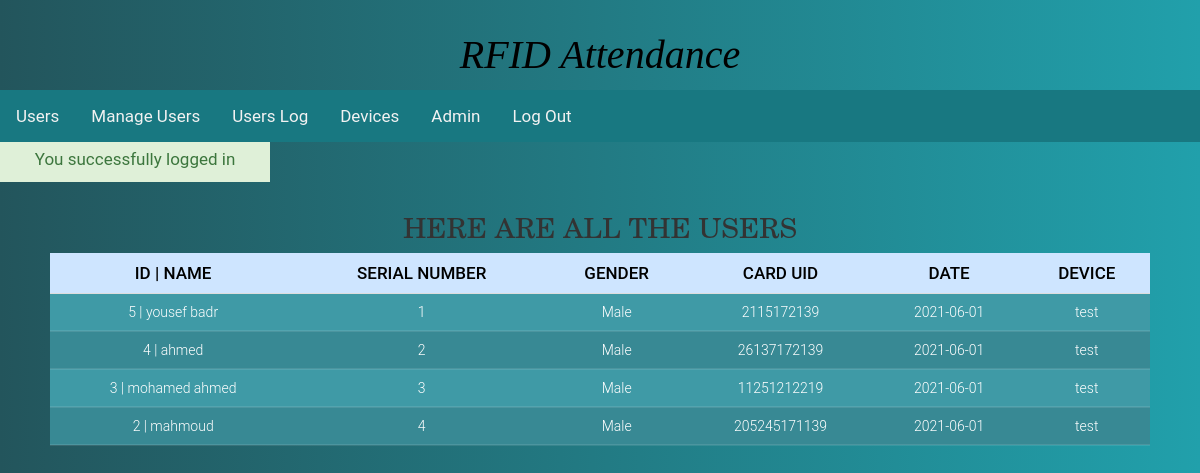
Screenshot of /index.php?login=success (signed in) with the database file from the repository.
### tables this page shows
CREATE TABLE `users` (
  `id` int(11) NOT NULL,
  `username` varchar(30) NOT NULL DEFAULT 'None',
  `serialnumber` double NOT NULL DEFAULT 0,
  `gender` varchar(10) NOT NULL DEFAULT 'None',
  `email` varchar(50) NOT NULL DEFAULT 'None',
  `card_uid` varchar(30) NOT NULL,
  `card_select` tinyint(1) NOT NULL DEFAULT 0,
  `user_date` date NOT NULL,
  `device_uid` varchar(20) NOT NULL DEFAULT '0',
  `device_dep` varchar(20) NOT NULL DEFAULT '0',
  `temp_degree` text NOT NULL,
  `add_card` tinyint(1) NOT NULL DEFAULT 0
);

### index.php (the view, shortened to what this page needs)
<!DOCTYPE html>
<html>
<head>
    <link rel="stylesheet" type="text/css" href="css/Users.css">
</head>
<body>
<?php include'header.php'; ?>
<main>
<section>
  <h1 class="slideInDown animated">Here are all the Users</h1>
  <div class="table-responsive slideInRight animated" style="max-height: 400px;">
    <table class="table">
      <thead class="table-primary">
        <tr>
          <th>ID | Name</th>
          <th>Serial Number</th>
          <th>Gender</th>
          <th>Card UID</th>
          <th>Date</th>
          <th>Device</th>
        </tr>
      </thead>
      <tbody class="table-secondary">
        <?php
          require'connectDB.php';
            $sql = "SELECT * FROM users WHERE add_card=1 ORDER BY id DESC";
            $result = mysqli_stmt_init($conn);
            if (!mysqli_stmt_prepare($result, $sql)) {
                echo '<p class="error">SQL Error</p>';
            }
            else{
                mysqli_stmt_execute($result);
                $resultl = mysqli_stmt_get_result($result);
              if (mysqli_num_rows($resultl) > 0){
                  while ($row = mysqli_fetch_assoc($resultl)){
          ?>
                      <TR>
                      <TD><?php echo $row['id']; echo" | "; echo $row['username'];?></TD>
                      <TD><?php echo $row['serialnumber'];?></TD>
                      <TD><?php echo $row['gender'];?></TD>
                      <TD><?php echo $row['card_uid'];?></TD>
                      <TD><?php echo $row['user_date'];?></TD>
                      <TD><?php echo $row['device_dep'];?></TD>
                      </TR>
        <?php
                }
            }
          }
        ?>
      </tbody>
    </table>
  </div>
</section>
</main>
</body>
</html>

### header.php (shortened to what this page needs)
<head>
	<link rel="stylesheet" href="https://cdnjs.cloudflare.com/ajax/libs/font-awesome/4.7.0/css/font-awesome.min.css">
	<link rel='stylesheet' type='text/css' href="css/bootstrap.css"/>
	<link rel="stylesheet" href="https://maxcdn.bootstrapcdn.com/bootstrap/3.4.0/css/bootstrap.min.css">
	<link rel="stylesheet" type="text/css" href="css/header.css"/>
</head>
<header>
<div class="header">
	<div class="logo">
		<a href="index.php">RFID Attendance</a>
	</div>
</div>
<div class="topnav" id="myTopnav">
	<a href="index.php">Users</a>
    <a href="ManageUsers.php">Manage Users</a>
    <a href="UsersLog.php">Users Log</a>
    <a href="devices.php">Devices</a>
    <?php
    	if (isset($_SESSION['Admin-name'])) {
    		echo '<a href="#" data-toggle="modal" data-target="#admin-account">'.$_SESSION['Admin-name'].'</a>';
    		echo '<a href="logout.php">Log Out</a>';
    	}
    	else{
    		echo '<a href="login.php">Log In</a>';
    	}
    ?>
</div>
<div class="up_info2 alert-success"></div>
</header>

### css/Users.css (style rules this page uses)
h1 { font-size: 28px !important; color: #000; text-transform: uppercase; font-weight: 300; font-family: New Century Schoolbook, TeX Gyre Schola, serif !important; text-align: center; margin-bottom: 15px; }
th { padding: 15px; text-align: center !important; font-weight: 500; font-size: 17px; color: #000; text-transform: uppercase; border: none !important; background-color: rgba(255,255,255,0.3) !important; }
td { padding: 15px; text-align: center; font-weight: 300; font-size: 14px; color: #fff; border-bottom: solid 2px rgba(255,255,255,0.1); }
section { margin: 50px; }
section { overflow-x:hidden; }
.slideInRight { animation-name: slideInRight; }
.slideInDown { animation-name: slideInDown; }
.animated { animation-duration: 1s; animation-fill-mode: both; }

### css/header.css (style rules this page uses)
* { text-decoration: none; box-sizing: border-box; }
body { background: -webkit-linear-gradient(left, #0e251f, #21a0ab); background: linear-gradient(to right, #23555c, #21a0ab); font-family: 'Roboto', sans-serif; margin: 0; font-size: 15px; }
header, main { width: 100%; display: block; margin: 0 auto; }
.header { padding: 5px; width: 100%; height: 90px; }
.logo a { text-decoration: none; font-family: Luminari, fantasy; font-size: 40px; color: #000000; font-style: italic; text-align: center; vertical-align: middle; line-height: 100px; display: block; }
.topnav { overflow: hidden; background-color: #187881; }
.topnav a { float: left; display: block; color: #f2f2f2; text-align: center; padding: 14px 16px; text-decoration: none !important; font-size: 17px; }
tbody tr:nth-child(even) { background-color: #388994; }
tbody tr:nth-child(odd) { background-color: #3f9aa6; }
.up_info1, .up_info2 { display: none; width: 270px; height: 40px; font-size: 17px; font-family: "Roboto", sans-serif; padding: 5px; margin-right: 20px; text-align: center; position: absolute; }

### rows the page displays
users: id "5", username "yousef badr", serialnumber "1", gender "Male", card_uid "2115172139", user_date "2021-06-01", device_dep "test"
users: id "4", username "ahmed", serialnumber "2", gender "Male", card_uid "26137172139", user_date "2021-06-01", device_dep "test"
users: id "3", username "mohamed ahmed", serialnumber "3", gender "Male", card_uid "11251212219", user_date "2021-06-01", device_dep "test"
users: id "2", username "mahmoud", serialnumber "4", gender "Male", card_uid "205245171139", user_date "2021-06-01", device_dep "test"

### other values shown
$_SESSION['Admin-name'] "Admin"
